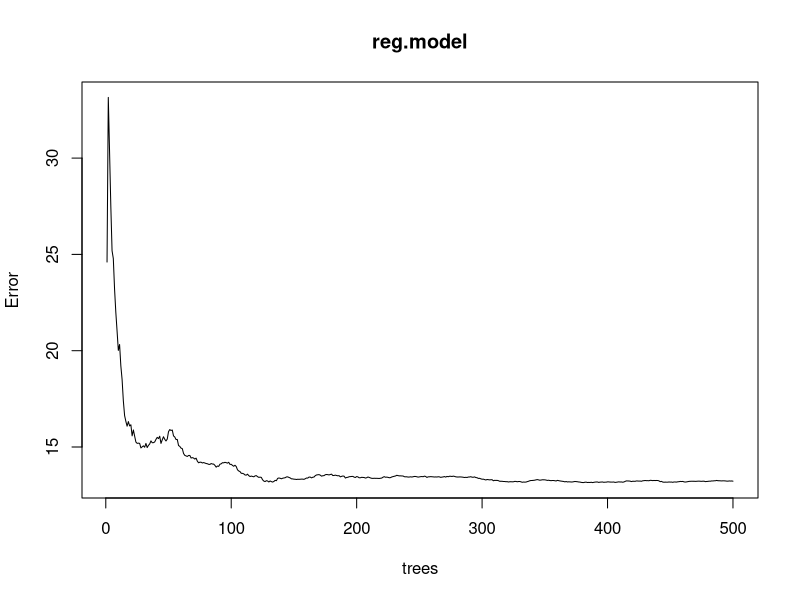
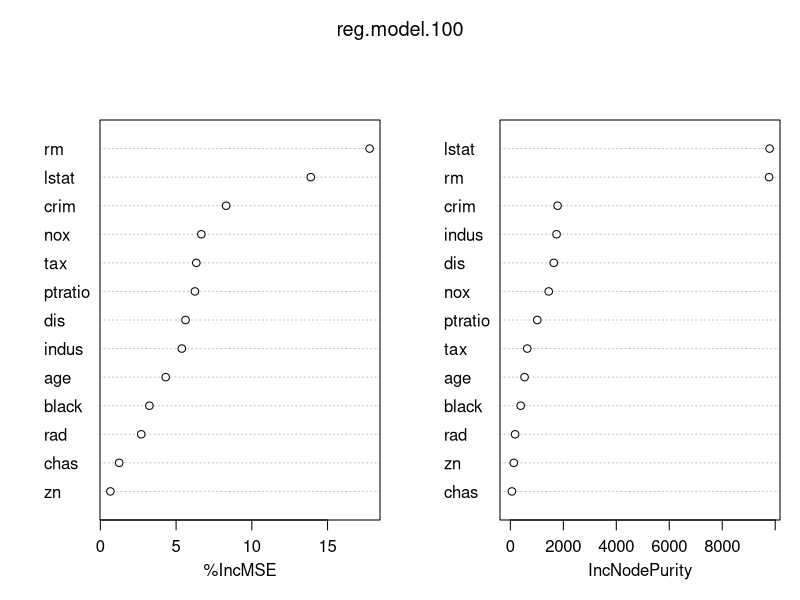

The R script that drew these images, in order: (Note: this script raises an error after producing the figures.)
install.packages("randomForest")
library(MASS)
library(randomForest)
install.packages("caret")
str(Boston)
train.index = sample(1:nrow(Boston),nrow(Boston)*0.7, replace = FALSE)
train = Boston[train.index,]
test = Boston[-train.index,]

reg.model = randomForest(medv~., data = train)
reg.model
#tells us our problem is a regression or classification problem
#uses boostrap method to create 500 trees
#regression, total number of predictors /3
#classification, the sqroot of the number of predictors
#4 total variables for each tree

#12 is MSE, 3.5 RMSE
#rsquared is 87.23%

plot(reg.model)
# shows us its performance depending on the number of trees, says how well we perform
#100 trees is about the same as 500 trees in terms of performance

#MODEL TUNING............................................................................

reg.model.100 =  randomForest(medv~.,data = train,ntree=100,mtry=6,importance=TRUE)
#force the model to stop at 100 trees instead of 500, helps with computation time for huge data sets
#mtry uses different numbers of variables instead of the norm
#importance determines the importance of the variables in the models
reg.model.100
#our MSE is slightly better, var explained is about the same
#..........................................................................................
importance(reg.model.100)
#purity is the split that gives us the minimized rss
#if rm is in the decision tree, it does 19% better, etc

varImpPlot(reg.model.100)
#plots the list of numbers from importance

pred.y = predict(reg.model.100,test)
pred.y
#prints out the predictions for our model on the test set data

error = test$medv-pred.y
error
sq.err = error^2
mse = mean(sq.err)
rmse = sqrt(mse)
rmse


#CLASSICATION.............................................................................
train$medv = ifelse(train$medv>20,"high","low")
test$medv = ifelse(test$medv>20,"high","low")
table(as.factor(test$medv)) # checks out the distribution
cl.model = randomForest(as.factor(medv)~.,data = train,importance=TRUE)
cl.model

pred.cl = predict(cl.model,test)
table(pred.cl)

confusionmatrix()
